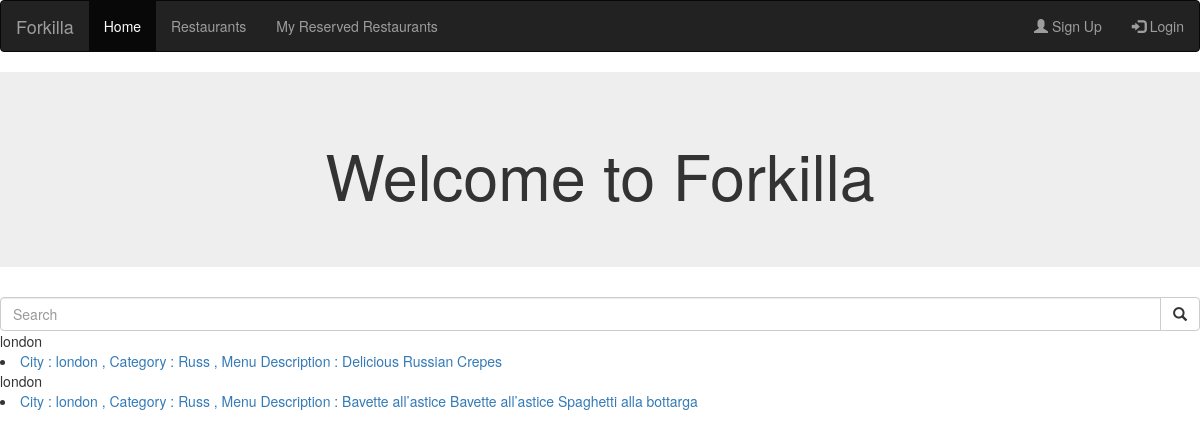
The page /restaurants/london/Russ on the database its author committed.
### forkilla/models.py (models this page shows, shortened)
class Restaurant(models.Model):
        CATEGORIES = (
        ("Rice", "Rice"),
        ("Fusi", "Fusion"),
        ("BBQ", "Barbecue"),
        ("Chin", "Chinese"),
        ("Medi", "Mediterranean"),
        ("Crep", "Creperie"),
        ("Hind", "Hindu"),
        ("Japa", "Japanese"),
        ("Ital", "Italian"),
        ("Mexi", "Mexican"),
        ("Peru", "Peruvian"),
        ("Russ", "Russian"),
        ("Turk", "Turkish"),
        ("Basq", "Basque"),
        ("Vegy", "Vegetarian"),
        ("Afri", "African"),
        ("Egyp", "Egyptian"),
        ("Grek", "Greek"))
        _d_categories = dict(CATEGORIES);
        restaurant_number = models.CharField(max_length=8)
        name = models.CharField(max_length=50)
        menu_description = models.CharField(max_length=80)
        price_average = models.DecimalField(max_digits=5, decimal_places=2)
        is_promot = models.BooleanField()
        rate = models.DecimalField(max_digits=3, decimal_places=1)
        address = models.CharField(max_length=50)
        city = models.CharField(max_length=50)
        country = models.CharField(max_length=50)
        featured_photo = models.ImageField()
        category = models.CharField(max_length=5, choices=CATEGORIES)
        capacity = models.PositiveIntegerField()

### forkilla/views.py (the view)
# urls.py: url(r'^restaurants/(?P<city>.*)/$', views.restaurants, name='restaurants'),
def restaurants(request, city="",category=""):
    filter_by_category = False
    promoted = False
    cc = False
    city_c = False
    menu = False
    print(category)
    rest = request.GET.get('rest')
    print(rest)
    if request.method == "GET":
        if(request.GET.get('rest')):
            restaurants_by_city = Restaurant.objects.filter(city=request.GET.get('rest'))
            city_c = True
            context = {
                'city': city_c,
                'restaurants': restaurants_by_city,
            }
            return render(request, 'forkilla/restaurants.html', context)
    if(city.find("/")):
        splitted = city.split('/')
    if (len(splitted)==2 and category):
        category = category.replace('-',' ')
        restaurants_by_city = Restaurant.objects.filter(city__iexact=splitted[0], category=splitted[1],
        menu_description=category)
        menu = True;
    elif(city and category):
        restaurants_by_city = Restaurant.objects.filter(city__iexact=city ,category=category)
        cc = True
    elif city:
        restaurants_by_city = Restaurant.objects.filter(city__iexact=city)
        city_c = True
    elif category:
        restaurants_by_city = Restaurant.objects.filter(category=category)
        filter_by_category = True
    else:
        restaurants_by_city = Restaurant.objects.filter(is_promot="True")
        promoted = True
    context = {
        'cc' : cc,
        'filter_category' : filter_by_category ,
        'city': city_c,
        'restaurants': restaurants_by_city,
        'promoted': promoted,
        'menu':menu
    }
    return render(request, 'forkilla/restaurants.html', context)

### forkilla/templatetags/text_string.py (called while the page is built)
@register.filter
def current_time(menu):
    menu = menu.replace(' ', '-')
    return menu

### templates/forkilla/restaurants.html (shortened to what this page needs)
{% extends "forkilla/base.html" %}
{% load text_string %}
{% block content %}
<head>
</head>
<body>
    {% if restaurants %}
        {%  if cc %}
            {% for restaurant in restaurants %}
                {{ restaurant.city }}
                <li><a href="{% url 'restaurants'  restaurant.city restaurant.category restaurant.menu_description|current_time %}"> City : {{ restaurant.city }} , Category : {{ restaurant.category }} , Menu Description : {{ restaurant.menu_description }} </a></li>
            {% endfor %}
        {% endif %}
    {% else %}
        <p>No restaurants are available.</p>
    {% endif %}
</body>
{% endblock %}

### rows shown on the page
Restaurant: city "london", category "Russ", menu_description "Delicious Russian Crepes"
Restaurant: city "london", category "Russ", menu_description "Bavette all’astice Bavette all’astice Spaghetti alla bottarga"
